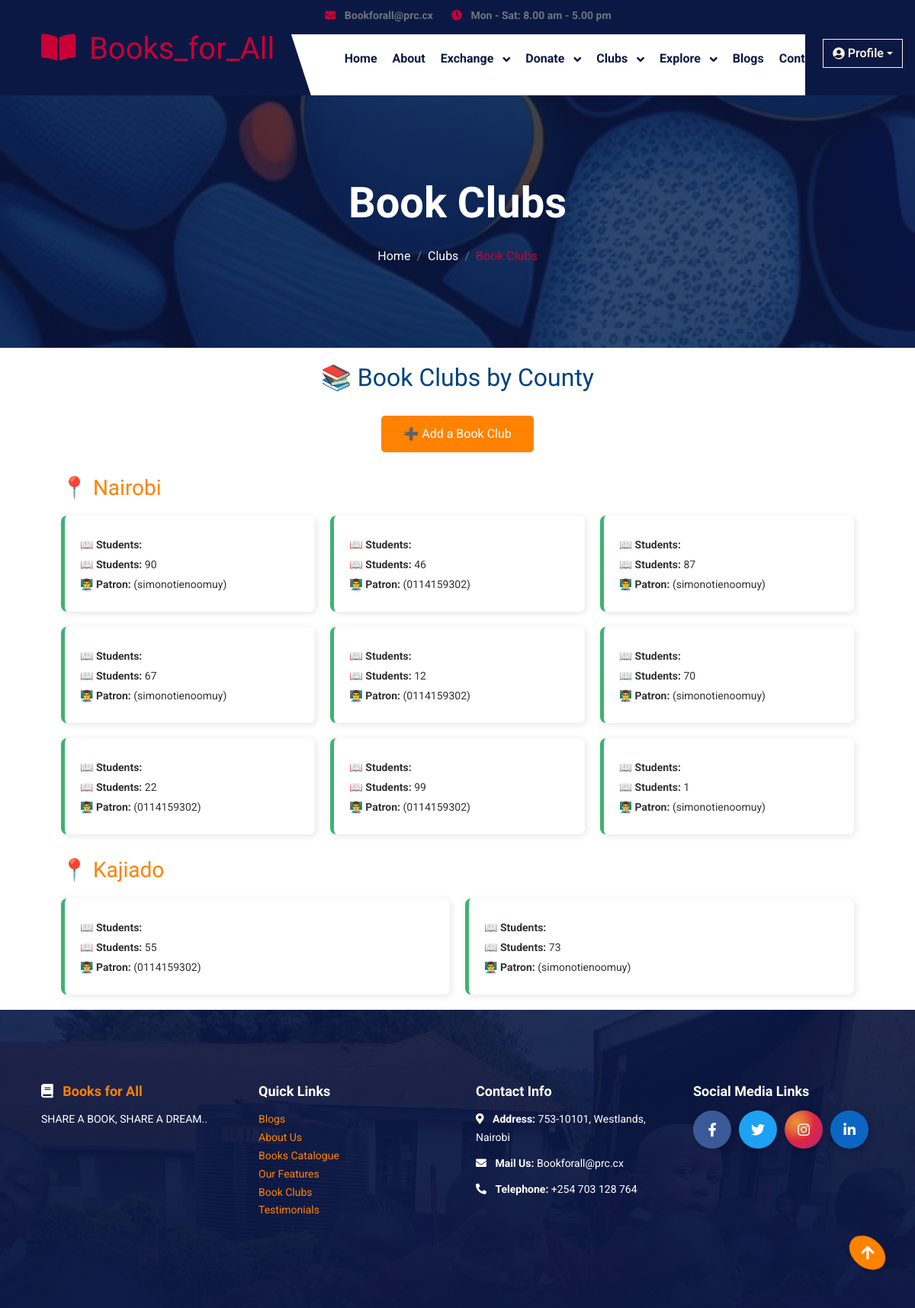
The app's page /view-book-clubs/ with its own data.
### myapp/models.py (models this page shows, shortened)
class BookClub(models.Model):
    school_name = models.CharField(max_length=255)
    county = models.CharField(max_length=100)
    students_count = models.IntegerField()
    patron_name = models.CharField(max_length=255)
    patron_contact = models.CharField(max_length=15)

### myapp/views.py (the view)
# urls.py: path('view-book-clubs/', views.view_book_clubs, name='view_book_clubs'),
def view_book_clubs(request):
    clubs_by_county = {}
    for club in BookClub.objects.all():
        if club.county not in clubs_by_county:
            clubs_by_county[club.county] = []
        clubs_by_county[club.county].append(club)
    return render(request, 'view_book_clubs.html', {'clubs_by_county': clubs_by_county})

### myapp/templates/view_book_clubs.html (shortened to what this page needs)
{% load static %}
<!DOCTYPE html>
<html lang="en">
<head>
    <link href="https://cdn.jsdelivr.net/npm/bootstrap@5.3.0/dist/css/bootstrap.min.css" rel="stylesheet">
    <link rel="stylesheet" href="https://use.fontawesome.com/releases/v5.15.4/css/all.css"/>
    <link href="https://cdn.jsdelivr.net/npm/bootstrap-icons@1.4.1/font/bootstrap-icons.css" rel="stylesheet">
    <link rel="stylesheet" href="{% static 'lib/animate/animate.min.css' %}"/>
    <link rel="stylesheet" href="{% static 'lib/owlcarousel/assets/owl.carousel.min.css' %}"/>
    <link rel="stylesheet" href="{% static 'css/bootstrap.min.css' %}"/>
    <link rel="stylesheet" href="{% static 'css/style.css' %}"/>
</head>
    <div class="container-fluid header-top">
    <div class="nav-shaps-2"></div>
    <div class="container d-flex align-items-center">
        <div class="d-flex align-items-center h-100">
            <a href="#" class="navbar-brand" style="height: 125px;">
                <h1 class="text-primary mb-0" style="color: #ffffff;">
                    <i class="fas fa-book-open me-2"></i> Books_for_All
                </h1>
            </a>
        </div>
        <div class="w-100 h-100">
            <div class="topbar px-0 py-2 d-none d-lg-block" style="height: 45px;">
                <div class="row gx-0 align-items-center">
                    <div class="col-lg-8 text-center text-lg-center mb-lg-0">
                        <div class="d-flex flex-wrap">
                            <div class="pe-4">
                                <a href="Bookforall@prc.cx" class="text-muted small"
                                    style="color: white; font-weight: bold;">
                                    <i class="fas fa-envelope text-primary me-2" style="color: white"></i>
                                    Bookforall@prc.cx
                                </a>
                            </div>
                            <div class="pe-0">
                                <a href="#" class="text-muted small"
                                    style="color: white; font-weight: bold;">
                                    <i class="fa fa-clock text-primary me-2" style="color: white"></i>
                                    Mon - Sat: 8.00 am - 5.00 pm
                                </a>
                            </div>
                        </div>
                    </div>
                    <div class="col-lg-4 text-center text-lg-end">
                        <div class="d-flex justify-content-end">
                            <div class="d-flex align-items-center pe-3">
                                <div class="position-absolute end-0 me-3" style="padding-top: 100px;">
                                    <div class="dropdown">
                                        <button class="btn btn-outline-light dropdown-toggle d-flex align-items-center"
                                            type="button" id="profileDropdown" data-bs-toggle="dropdown"
                                            aria-expanded="false">
                                            <i class="fas fa-user-circle me-1"></i> Profile
                                        </button>
                                    </div>
                                </div>
                            </div>
                        </div>
                    </div>
                </div>
            </div>
            <div class="nav-bar px-0 py-lg-0" style="height: 80px;">
                <nav class="navbar navbar-expand-lg navbar-light d-flex justify-content-lg-end">
                    <div class="collapse navbar-collapse" id="navbarCollapse">
                        <div class="navbar-nav mx-0 mx-lg-auto">
                            <a href="{% url 'home' %}" class="nav-item nav-link fw-bold text-dark">Home</a>
                            <a href="{% url 'about' %}" class="nav-item nav-link fw-bold text-dark">About</a>
                            <div class="nav-item dropdown">
                                <a href="#" class="nav-link dropdown-toggle fw-bold text-dark" data-bs-toggle="dropdown">
                                    Exchange
                                </a>
                            </div>
                            <div class="nav-item dropdown">
                                <a href="#" class="nav-link dropdown-toggle fw-bold text-dark" data-bs-toggle="dropdown">
                                    Donate
                                </a>
                            </div>
                            <div class="nav-item dropdown">
                                <a href="#" class="nav-link dropdown-toggle fw-bold text-dark" data-bs-toggle="dropdown">
                                    Clubs
                                </a>
                            </div>
                            <div class="nav-item dropdown">
                                <a href="#" class="nav-link dropdown-toggle fw-bold text-dark" data-bs-toggle="dropdown">
                                    Explore
                                </a>
                            </div>
                            <a href="{% url 'blogs' %}" class="nav-item nav-link fw-bold text-dark">Blogs</a>
                            <a href="{% url 'contact' %}" class="nav-item nav-link fw-bold text-dark">Contact Us</a>
                        </div>
                    </div>
                </nav>
            </div>
        </div>
    </div>
</div>
        <div class="container-fluid bg-breadcrumb">
    <div class="container text-center py-5" style="max-width: 900px;">
        <h4 class="text-white display-4 mb-4 wow fadeInDown" data-wow-delay="0.1s">
            {{ page_title|default:"Book Clubs" }}
        </h4>
        <ol class="breadcrumb d-flex justify-content-center mb-0 wow fadeInDown" data-wow-delay="0.3s">
            <li class="breadcrumb-item"><a href="{% url 'home' %}">Home</a></li>
            <li class="breadcrumb-item"><a href="#">Clubs</a></li>
            <li class="breadcrumb-item active text-primary">Book Clubs</li>
        </ol>
    </div>
</div>
    <div style="
            background-size: cover;
            background-position: center;
            position: relative;
            padding: 20px;
            width: 90%;
            margin: auto;">
    <div style="position: absolute;
                top: 0;
                left: 0;
                width: 100%;
                height: 100%;
                z-index: 1;">
    </div>
    <h2 style="text-align: center;
               color: #004080;
               margin-bottom: 20px;
               position: relative;
               z-index: 2;">📚 Book Clubs by County</h2>
    <a href="{% url 'create_book_club' %}"
       style="background-color: #FF8200;
              color: #FFFFFF;
              padding: 12px 20px;
              border: none;
              cursor: pointer;
              text-decoration: none;
              font-size: 16px;
              border-radius: 5px;
              display: block;
              text-align: center;
              width: 200px;
              margin: 30px auto 0;
              transition: background 0.3s ease;
              position: relative;
              z-index: 2;">➕ Add a Book Club</a>
    {% for county, clubs in clubs_by_county.items %}
        <h3 style="color: #FF8200;
                   margin-top: 30px;
                   position: relative;
                   z-index: 2;">📍 {{ county }}</h3>
        <div style="display: grid;
                    grid-template-columns: repeat(auto-fit, minmax(280px, 1fr));
                    gap: 20px;
                    margin-top: 20px;
                    position: relative;
                    z-index: 2;">
            {% for club in clubs %}
                <div style="background-color: rgba(255, 255, 255, 0.8);
                            padding: 20px;
                            border-left: 5px solid #3CB371;
                            box-shadow: 2px 2px 10px rgba(0, 0, 0, 0.1);
                            border-radius: 8px;
                            transition: transform 0.3s ease-in-out;">
                    <p style="color: #333333;
                              font-size: 14px;
                              margin: 5px 0;"><strong>📖 Students:</strong> {{ club.club_name }}</p>
                    <p style="color: #333333;
                              font-size: 14px;
                              margin: 5px 0;"><strong>📖 Students:</strong> {{ club.students_count }}</p>
                    <p style="color: #333333;
                              font-size: 14px;
                              margin: 5px 0;"><strong>👨‍🏫 Patron:</strong> {{ club.patron }} ({{ club.patron_contact }})</p>
                </div>
            {% endfor %}
        </div>
    {% empty %}
        <p style="color: #FFFFFF;
                  text-align: center;
                  margin-top: 20px;">No book clubs available.</p>
    {% endfor %}
</div>
<div class="container-fluid footer py-5 wow fadeIn" data-wow-delay="0.2s" style="background-color: #004080; color: #FFFFFF;">
    <div class="container py-5">
        <div class="row g-5">
            <div class="col-md-6 col-lg-6 col-xl-3">
                <div style="margin-bottom: 20px;">
                    <h4 style="color: #FF8200; font-size: 18px; font-weight: bold; margin-bottom: 15px;">
                        <i class="fas fa-book text-white me-2"></i> Books for All
                    </h4>
                    <p style="margin: 0; font-size: 14px; line-height: 1.7;">SHARE A BOOK, SHARE A DREAM..</p>
                </div>
            </div>
            <div class="col-md-6 col-lg-6 col-xl-3">
                <div style="margin-bottom: 20px;">
                    <h4 style="color: #FFFFFF; font-size: 18px; font-weight: bold; margin-bottom: 15px;">Quick Links</h4>
                    <ul style="list-style-type: none; padding: 0; font-size: 14px; line-height: 1.7;">
                        <li><a href="{% url 'blogs' %}" style="color: #FF8200; text-decoration: none;">Blogs</a></li>
                        <li><a href="{% url 'about' %}" style="color: #FF8200; text-decoration: none;">About Us</a></li>
                        <li><a href="{% url 'book_exchange' %}" style="color: #FF8200; text-decoration: none;">Books Catalogue</a></li>
                        <li><a href="{% url 'features' %}" style="color: #FF8200; text-decoration: none;">Our Features</a></li>
                        <li><a href="{% url 'view_book_clubs' %}" style="color: #FF8200; text-decoration: none;">Book Clubs</a></li>
                        <li><a href="{% url 'testimonial' %}" style="color: #FF8200; text-decoration: none;">Testimonials</a></li>
                    </ul>
                </div>
            </div>
            <div class="col-md-6 col-lg-6 col-xl-3">
                <div style="margin-bottom: 20px;">
                    <h4 style="color: #FFFFFF; font-size: 18px; font-weight: bold; margin-bottom: 15px;">Contact Info</h4>
                    <div style="font-size: 14px; line-height: 1.7;">
                        <div style="margin-bottom: 10px;">
                            <i class="fas fa-map-marker-alt text-white me-2"></i>
                            <strong style="color: #FFFFFF;">Address:</strong>
                            <p style="margin: 0; display: inline;">753-10101, Westlands, Nairobi</p>
                        </div>
                        <div style="margin-bottom: 10px;">
                            <i class="fas fa-envelope text-white me-2"></i>
                            <strong style="color: #FFFFFF;">Mail Us:</strong>
                            <p style="margin: 0; display: inline;">Bookforall@prc.cx</p>
                        </div>
                        <div>
                            <i class="fa fa-phone-alt text-white me-2"></i>
                            <strong style="color: #FFFFFF;">Telephone:</strong>
                            <p style="margin: 0; display: inline;">+254 703 128 764</p>
                        </div>
                    </div>
                </div>
            </div>
            <div class="col-md-6 col-lg-6 col-xl-3">
                <div style="margin-bottom: 20px;">
                    <h4 style="color: #FFFFFF; font-size: 18px; font-weight: bold; margin-bottom: 15px;">Social Media Links</h4>
                    <div style="display: flex; gap: 10px; justify-content: start;">
                        <a href="https://facebook.com/bookforall20"
                           style="width: 50px; height: 50px; background-color: #3B5998; color: #FFFFFF; display: flex; align-items: center; justify-content: center; border-radius: 50%; box-shadow: 0 4px 8px rgba(0, 0, 0, 0.2); transition: all 0.3s;">
                            <i class="fab fa-facebook-f" style="font-size: 18px;"></i>
                        </a>
                        <a href="https://x.com/Bookforall20"
                           style="width: 50px; height: 50px; background-color: #1DA1F2; color: #FFFFFF; display: flex; align-items: center; justify-content: center; border-radius: 50%; box-shadow: 0 4px 8px rgba(0, 0, 0, 0.2); transition: all 0.3s;">
                            <i class="fab fa-twitter" style="font-size: 18px;"></i>
                        </a>
                        <a href="https://instagram.com/bookforall20"
                           style="width: 50px; height: 50px; background: radial-gradient(circle at 30% 30%, #F09433, #E6683C, #DC2743, #CC2366, #BC1888); color: #FFFFFF; display: flex; align-items: center; justify-content: center; border-radius: 50%; box-shadow: 0 4px 8px rgba(0, 0, 0, 0.2); transition: all 0.3s;">
                            <i class="fab fa-instagram" style="font-size: 18px;"></i>
                        </a>
                        <a href="https://linkedin.com/bookforall20"
                           style="width: 50px; height: 50px; background-color: #0A66C2; color: #FFFFFF; display: flex; align-items: center; justify-content: center; border-radius: 50%; box-shadow: 0 4px 8px rgba(0, 0, 0, 0.2); transition: all 0.3s;">
                            <i class="fab fa-linkedin-in" style="font-size: 18px;"></i>
                        </a>
                    </div>
                </div>
            </div>
        </div>
    </div>
</div>
<div class="back-to-top" style="position: fixed; bottom: 20px; right: 20px; z-index: 99;">
    <a href="#" class="btn" style="width: 45px; height: 45px; font-size: 20px; background-color: #FF8200; color: #FFFFFF; display: flex; justify-content: center; align-items: center; border-radius: 50%; box-shadow: 0 4px 10px rgba(0, 0, 0, 0.2); transition: all 0.3s;">
        <i class="fa fa-arrow-up"></i>
    </a>
</div>
</body>
</html>

### records on screen
BookClub: county "Nairobi", students_count "90", patron_contact "simonotienoomuy"
BookClub: students_count "46", patron_contact "0114159302"
BookClub: students_count "87", patron_contact "simonotienoomuy"
BookClub: students_count "67", patron_contact "simonotienoomuy"
BookClub: students_count "12", patron_contact "0114159302"
BookClub: students_count "70", patron_contact "simonotienoomuy"
BookClub: students_count "22", patron_contact "0114159302"
BookClub: students_count "99", patron_contact "0114159302"
BookClub: students_count "1", patron_contact "simonotienoomuy"
BookClub: county "Kajiado", students_count "55", patron_contact "0114159302"
BookClub: students_count "73", patron_contact "simonotienoomuy"

### other values on screen
{{ page_title|default:"Book Clubs" }} "Book Clubs"
